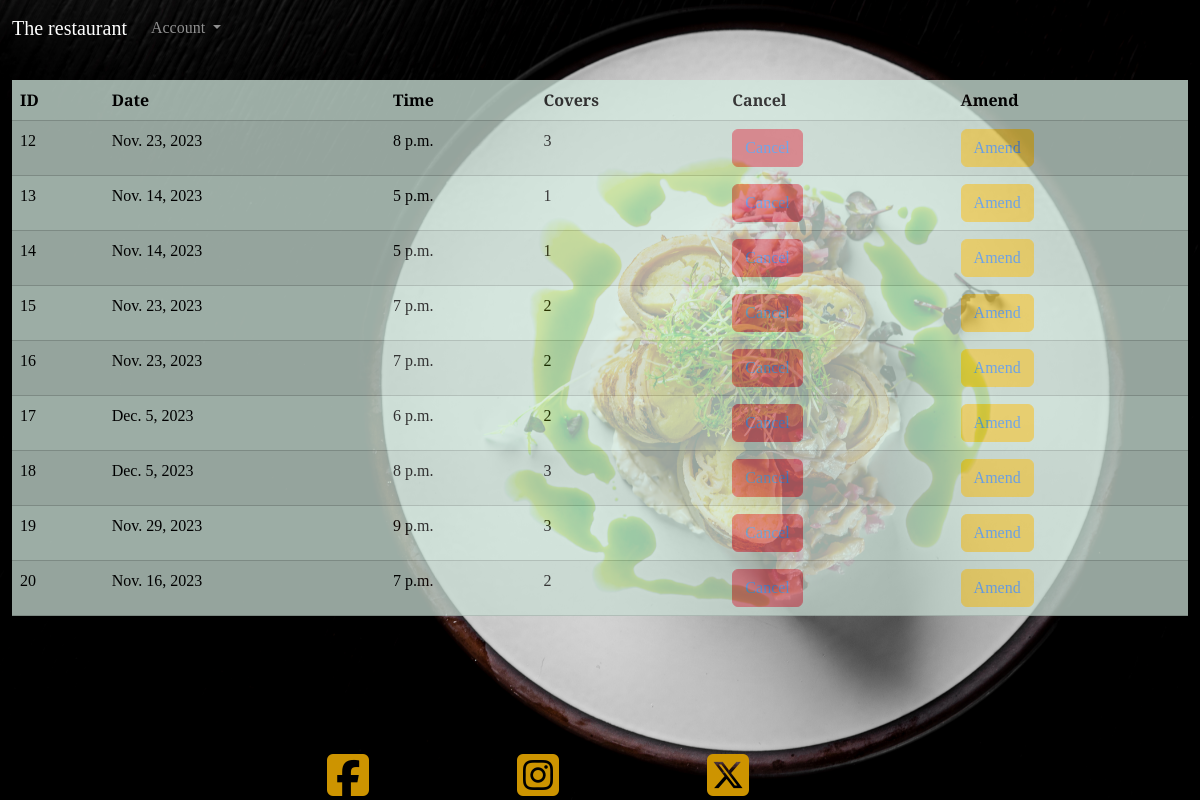
/viewbookings/ (signed in), run on the app's committed database.
### therestaurant/models.py (models this page shows)
class Reservation(models.Model):
    user = models.ForeignKey(User, on_delete=models.CASCADE, null=True)
    first_name = models.CharField(max_length=50, null=False, blank=False)
    last_name = models.CharField(max_length=50, null=False, blank=False)
    email = models.EmailField(null=False, blank=False)
    contact_number = models.IntegerField(null=False, blank=False)
    date = models.DateField(null=False, blank=False)
    time = models.TimeField(null=False, blank=False)
    covers = models.IntegerField(null=False, blank=False)
    table = models.ForeignKey(Table, on_delete=models.CASCADE, default=get_default_table)

### therestaurant/views.py (the view)
# urls.py: path('viewbookings/', get_bookings, name='get_bookings'),
def get_bookings(request):
    user_bookings = Reservation.objects.filter(user=request.user)
    today = date.today()
    return render(request, 'viewbooking/viewbookings.html', {'user_bookings': user_bookings, 'today': today})

### templates/viewbooking/viewbookings.html
{% extends "home/home.html" %}
{% block content %}
<div class="table-responsive">
    <table class="table table-success table-striped table-hover opacity-75">
        <thead>
            <tr>
                <th scope="col">ID</th>
                <th scope="col">Date</th>
                <th scope="col">Time</th>
                <th scope="col">Covers</th>
                <th scope="col">Cancel</th>
                <th scope="col">Amend</th>
        </tr>
        </thead>
        <tbody>
            {% for booking in user_bookings %}
            <tr>
                <td>{{ booking.id }}</th>
                <td>{{ booking.date }}</td>
                <td>{{ booking.time }}</td>
                <td>{{ booking.covers }}</td>
                {% if booking.date < today %}
                    <td><button class="btn btn-danger disabled"><a href="{% url 'cancel_booking' booking.id %}" class="text-decoration-none">Cancel</a></button></td>
                    <td><button class="btn btn-warning disabled"><a href="{% url 'amend_booking' booking.id %}" class="text-decoration-none">Amend</a></button></td>
                {% else %}
                    <td><button class="btn btn-danger"><a href="{% url 'cancel_booking' booking.id %}" class="text-decoration-none">Cancel</a></button></td>
                    <td><button class="btn btn-warning"><a href="{% url 'amend_booking' booking.id %}" class="text-decoration-none">Amend</a></button></td>
                {% endif %}
            </tr>
            {% endfor %}
        </tbody>
    </table>
</div>
{% endblock %}

### therestaurant/static/home/style.css (style rules this page uses)
body { color: #cd9400; font-family: 'Playfair Display', serif; }

### data on the page
Reservation: id "12", date "Nov. 23, 2023", time "8 p.m.", covers "3", shows "Amend"
Reservation: id "13", date "Nov. 14, 2023", time "5 p.m.", covers "1", shows "Cancel"
Reservation: id "14", date "Nov. 14, 2023", time "5 p.m.", covers "1", shows "Cancel"
Reservation: id "15", date "Nov. 23, 2023", time "7 p.m.", covers "2", shows "Cancel"
Reservation: id "16", date "Nov. 23, 2023", time "7 p.m.", covers "2", shows "Cancel"
Reservation: id "17", date "Dec. 5, 2023", time "6 p.m.", covers "2", shows "Cancel"
Reservation: id "18", date "Dec. 5, 2023", time "8 p.m.", covers "3", shows "Cancel"
Reservation: id "19", date "Nov. 29, 2023", time "9 p.m.", covers "3", shows "Cancel"
Reservation: id "20", date "Nov. 16, 2023", time "7 p.m.", covers "2", shows "Cancel"
